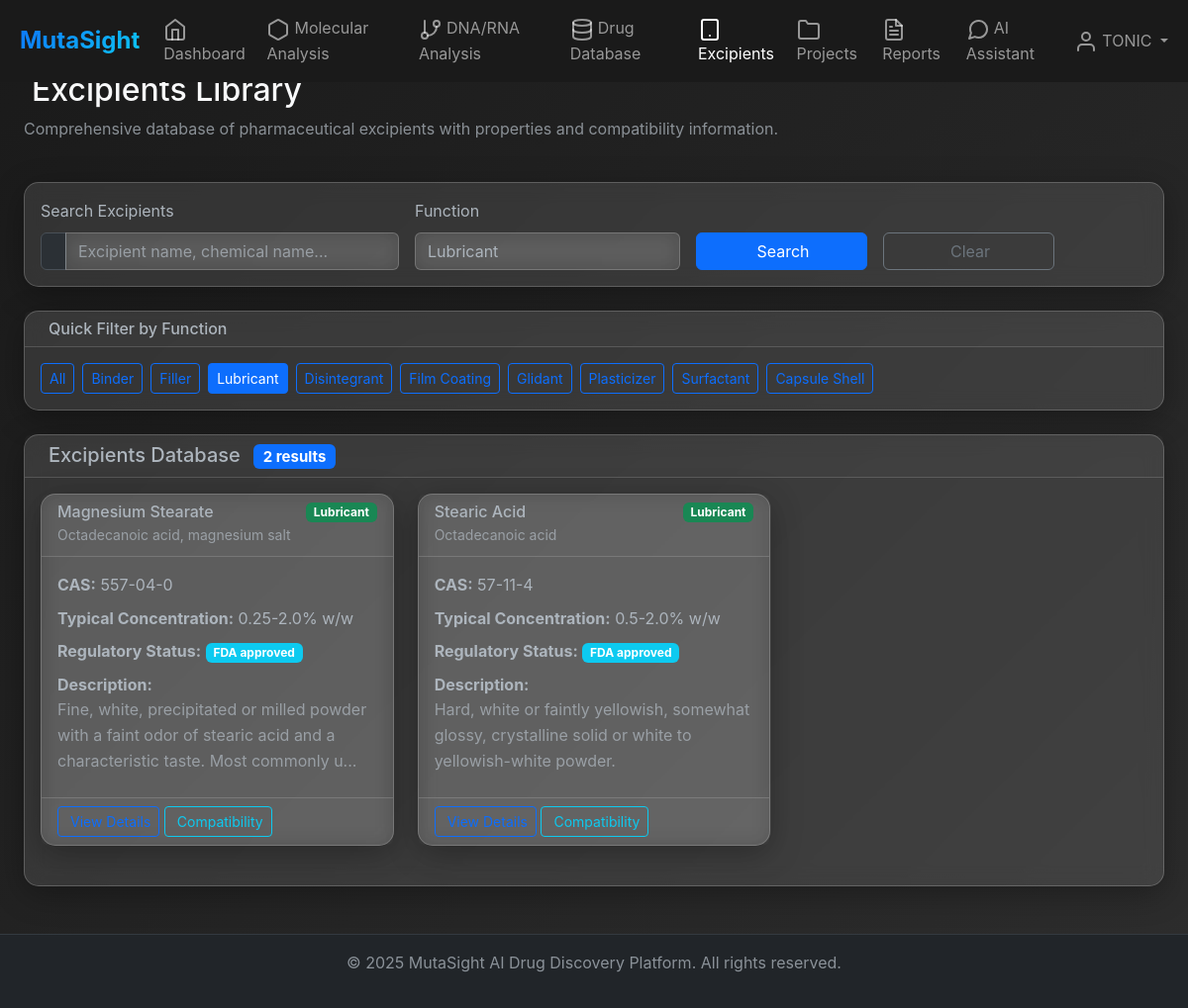
Page /excipients?function=lubricant (signed in) on the committed database.
### models.py (models this page shows)
class User(UserMixin, db.Model):
    id = db.Column(db.Integer, primary_key=True)
    username = db.Column(db.String(80), unique=True, nullable=False)
    email = db.Column(db.String(120), unique=True, nullable=False)
    password_hash = db.Column(db.String(256), nullable=False)
    first_name = db.Column(db.String(50), nullable=True)
    last_name = db.Column(db.String(50), nullable=True)
    role = db.Column(db.String(20), default='researcher')
    created_at = db.Column(db.DateTime, default=datetime.utcnow)
    is_active = db.Column(db.Boolean, default=True)
    projects = db.relationship('Project', backref='owner', lazy=True)
    chat_messages = db.relationship('ChatMessage', backref='author', lazy=True)
    project_memberships = db.relationship('ProjectMember', backref='user', lazy=True)

class Excipient(db.Model):
    id = db.Column(db.Integer, primary_key=True)
    name = db.Column(db.String(200), nullable=False)
    chemical_name = db.Column(db.String(300))
    cas_number = db.Column(db.String(20))
    function = db.Column(db.String(100))  # binder, disintegrant, etc.
    description = db.Column(db.Text)
    compatibility = db.Column(db.Text)  # JSON object
    toxicity_data = db.Column(db.Text)
    regulatory_status = db.Column(db.String(100))
    typical_concentration = db.Column(db.String(100))
    physical_properties = db.Column(db.Text)  # JSON object

### routes.py (the view)
@main_bp.route('/excipients')
@login_required
def excipients():
    search_query = request.args.get('search', '')
    function_filter = request.args.get('function', '')
    query = Excipient.query
    if search_query:
        query = query.filter(
            (Excipient.name.ilike(f'%{search_query}%')) |
            (Excipient.chemical_name.ilike(f'%{search_query}%'))
        )
    if function_filter:
        query = query.filter(Excipient.function.ilike(f'%{function_filter}%'))
    excipients = query.all()
    functions = db.session.query(Excipient.function.distinct()).all()
    excipient_functions = [f[0] for f in functions if f[0]]
    return render_template('excipients.html',
                         excipients=excipients,
                         excipient_functions=excipient_functions,
                         search_query=search_query,
                         selected_function=function_filter)

### app.py (called while the page is built)
@login_manager.user_loader
def load_user(user_id):
    from models import User
    return User.query.get(int(user_id))

### templates/excipients.html (shortened to what this page needs)
{% extends "base.html" %}
{% block content %}
<div class="container-fluid">
    <div class="row mb-4">
        <div class="col-12">
            <h2>Excipients Library</h2>
            <p class="text-muted">Comprehensive database of pharmaceutical excipients with properties and compatibility information.</p>
        </div>
    </div>
    <div class="row mb-4">
        <div class="col-12">
            <div class="card">
                <div class="card-body">
                    <form method="GET" action="{{ url_for('main.excipients') }}">
                        <div class="row g-3">
                            <div class="col-md-4">
                                <label for="search" class="form-label">Search Excipients</label>
                                <div class="input-group">
                                    <span class="input-group-text"></span>
                                    <input type="text" class="form-control" id="search" name="search"
                                           value="{{ search_query }}" placeholder="Excipient name, chemical name...">
                                </div>
                            </div>
                            <div class="col-md-3">
                                <label for="function" class="form-label">Function</label>
                                <select class="form-select" id="function" name="function">
                                    {% for func in excipient_functions %}
                                        <option value="{{ func }}" {% if func == selected_function %}selected{% endif %}>
                                            {{ func.replace('_', ' ').title() }}
                                        </option>
                                    {% endfor %}
                                </select>
                            </div>
                            <div class="col-md-2">
                                <label class="form-label">&nbsp;</label>
                                <div class="d-grid">
                                    <button type="submit" class="btn btn-primary">
                                        Search
                                    </button>
                                </div>
                            </div>
                            <div class="col-md-2">
                                <label class="form-label">&nbsp;</label>
                                <div class="d-grid">
                                    <a href="{{ url_for('main.excipients') }}" class="btn btn-outline-secondary">
                                        Clear
                                    </a>
                                </div>
                            </div>
                        </div>
                    </form>
                </div>
            </div>
        </div>
    </div>
    <div class="row mb-4">
        <div class="col-12">
            <div class="card">
                <div class="card-header">
                    <h6 class="mb-0">Quick Filter by Function</h6>
                </div>
                <div class="card-body">
                    <div class="d-flex flex-wrap gap-2">
                        <a href="{{ url_for('main.excipients') }}" class="btn btn-sm {% if not selected_function %}btn-primary{% else %}btn-outline-primary{% endif %}">
                            All
                        </a>
                        {% for func in excipient_functions %}
                            <a href="{{ url_for('main.excipients', function=func) }}"
                               class="btn btn-sm {% if func == selected_function %}btn-primary{% else %}btn-outline-primary{% endif %}">
                                {{ func.replace('_', ' ').title() }}
                            </a>
                        {% endfor %}
                    </div>
                </div>
            </div>
        </div>
    </div>
    <div class="row">
        <div class="col-12">
            <div class="card">
                <div class="card-header">
                    <h5 class="mb-0">
                        Excipients Database
                        <span class="badge bg-primary ms-2">{{ excipients|length }} results</span>
                    </h5>
                </div>
                <div class="card-body">
                    {% if excipients %}
                        <div class="row">
                            {% for excipient in excipients %}
                            <div class="col-lg-6 col-xl-4 mb-4">
                                <div class="card h-100 excipient-card">
                                    <div class="card-header">
                                        <div class="d-flex justify-content-between align-items-start">
                                            <h6 class="mb-0">{{ excipient.name }}</h6>
                                            {% if excipient.function %}
                                                <span class="badge bg-success">{{ excipient.function.replace('_', ' ').title() }}</span>
                                            {% endif %}
                                        </div>
                                        {% if excipient.chemical_name and excipient.chemical_name != excipient.name %}
                                            <small class="text-muted">{{ excipient.chemical_name }}</small>
                                        {% endif %}
                                    </div>
                                    <div class="card-body">
                                        <div class="text-sm">
                                            {% if excipient.cas_number %}
                                            <div class="mb-2">
                                                <strong>CAS:</strong> {{ excipient.cas_number }}
                                            </div>
                                            {% endif %}
                                            {% if excipient.typical_concentration %}
                                            <div class="mb-2">
                                                <strong>Typical Concentration:</strong> {{ excipient.typical_concentration }}
                                            </div>
                                            {% endif %}
                                            {% if excipient.regulatory_status %}
                                            <div class="mb-2">
                                                <strong>Regulatory Status:</strong>
                                                <span class="badge bg-info">{{ excipient.regulatory_status }}</span>
                                            </div>
                                            {% endif %}
                                            {% if excipient.description %}
                                            <div class="mb-2">
                                                <strong>Description:</strong>
                                                <p class="text-muted mb-0">{{ excipient.description[:120] }}{% if excipient.description|length > 120 %}...{% endif %}</p>
                                            </div>
                                            {% endif %}
                                        </div>
                                    </div>
                                    <div class="card-footer">
                                        <button class="btn btn-sm btn-outline-primary"
                                                onclick="showExcipientDetails({{ excipient.id }})">
                                        </button>
                                        <button class="btn btn-sm btn-outline-info"
                                                onclick="showCompatibility({{ excipient.id }})">
                                            Compatibility
                                        </button>
                                    </div>
                                </div>
                            </div>
                            {% endfor %}
                        </div>
                    {% else %}
                        <div class="text-center text-muted py-5">
                            <i class="fas fa-search fa-3x mb-3"></i>
                            <h5>No excipients found</h5>
                            <p>Try adjusting your search criteria or browse all excipients.</p>
                        </div>
                    {% endif %}
                </div>
            </div>
        </div>
    </div>
</div>
{% endblock %}

### templates/base.html (shortened to what this page needs)
<!DOCTYPE html>
<html lang="en" data-bs-theme="dark">
<head>
    <link href="https://cdn.jsdelivr.net/npm/bootstrap@5.3.0/dist/css/bootstrap.min.css" rel="stylesheet">
    <link rel="stylesheet" href="{{ url_for('static', filename='css/style.css') }}">
</head>
<body class="bg-dark text-light">
    {% if current_user.is_authenticated %}
    <nav class="navbar navbar-expand-lg navbar-dark fixed-top" style="background-color: #1a1a1a;">
        <div class="container-fluid">
            <a class="navbar-brand text-gradient fw-bold" href="{{ url_for('main.dashboard') }}">
                <span class="text-primary">Muta</span>Sight
            </a>
            <div class="collapse navbar-collapse" id="navbarNav">
                <ul class="navbar-nav me-auto">
                    <li class="nav-item">
                        <a class="nav-link" href="{{ url_for('main.dashboard') }}">
                            <i data-feather="home" class="me-1"></i>Dashboard
                        </a>
                    </li>
                    <li class="nav-item">
                        <a class="nav-link" href="{{ url_for('main.molecular_analysis') }}">
                            <i data-feather="hexagon" class="me-1"></i>Molecular Analysis
                        </a>
                    </li>
                    <li class="nav-item">
                        <a class="nav-link" href="{{ url_for('main.dna_rna_analysis') }}">
                            <i data-feather="git-branch" class="me-1"></i>DNA/RNA Analysis
                        </a>
                    </li>
                    <li class="nav-item">
                        <a class="nav-link" href="{{ url_for('main.drug_database') }}">
                            <i data-feather="database" class="me-1"></i>Drug Database
                        </a>
                    </li>
                    <li class="nav-item">
                        <a class="nav-link" href="{{ url_for('main.excipients') }}">
                            <i data-feather="tablet" class="me-1"></i>Excipients
                        </a>
                    </li>
                    <li class="nav-item">
                        <a class="nav-link" href="{{ url_for('main.projects') }}">
                            <i data-feather="folder" class="me-1"></i>Projects
                        </a>
                    </li>
                    <li class="nav-item">
                        <a class="nav-link" href="{{ url_for('main.reports') }}">
                            <i data-feather="file-text" class="me-1"></i>Reports
                        </a>
                    </li>
                    <li class="nav-item">
                        <a class="nav-link" href="{{ url_for('main.chat') }}">
                            <i data-feather="message-circle" class="me-1"></i>AI Assistant
                        </a>
                    </li>
                </ul>
                <ul class="navbar-nav">
                    <li class="nav-item dropdown">
                        <a class="nav-link dropdown-toggle" href="#" id="navbarDropdown" role="button" data-bs-toggle="dropdown">
                            <i data-feather="user" class="me-1"></i>{{ current_user.username }}
                        </a>
                    </li>
                </ul>
            </div>
        </div>
    </nav>
    {% endif %}
    <main class="{% if current_user.is_authenticated %}container-fluid mt-5 pt-4{% endif %}">
        {% block content %}{% endblock %}
    </main>
    {% if current_user.is_authenticated %}
    <footer class="bg-dark text-center text-muted py-3 mt-5" style="border-top: 1px solid #343a40;">
        <div class="container">
            <p>&copy; 2025 MutaSight AI Drug Discovery Platform. All rights reserved.</p>
        </div>
    </footer>
    {% endif %}
</body>
</html>

### static/css/style.css (style rules this page uses)
:root { --mutasight-primary: #0d6efd; --mutasight-secondary: #6c757d; --mutasight-success: #198754; --mutasight-info: #0dcaf0; --mutasight-warning: #ffc107; --mutasight-danger: #dc3545; --mutasight-light: #f8f9fa; --mutasight-dark: #212529; --glass-bg: rgba(255, 255, 255, 0.1); --glass-border: rgba(255, 255, 255, 0.2); }
body { font-family: -apple-system, BlinkMacSystemFont, 'Segoe UI', Roboto, sans-serif; line-height: 1.6; background: linear-gradient(135deg, #1a1a1a 0%, #2d2d2d 100%); min-height: 100vh; }
.text-gradient { background: linear-gradient(135deg, var(--mutasight-primary) 0%, var(--mutasight-info) 100%); -webkit-background-clip: text; -webkit-text-fill-color: transparent; background-clip: text; font-weight: 700; }
.navbar-brand { font-weight: 700; font-size: 1.5rem; }
.navbar-brand .text-primary { color: var(--mutasight-primary) !important; }
.card { background: var(--glass-bg); backdrop-filter: blur(10px); border: 1px solid var(--glass-border); border-radius: 15px; box-shadow: 0 8px 32px rgba(0, 0, 0, 0.3); transition: all 0.3s ease; }
.form-control, .form-select { background: var(--glass-bg); backdrop-filter: blur(10px); border: 1px solid var(--glass-border); color: var(--bs-body-color); transition: all 0.3s ease; }

### rows in the picture
User: username "TONIC"
Excipient: name "Magnesium Stearate", function.replace "Lubricant", chemical_name "Octadecanoic acid, magnesium salt", cas_number "557-04-0", typical_concentration "0.25-2.0% w/w", regulatory_status "FDA approved", description "Fine, white, precipitated or milled powder with a faint odor of stearic acid and a characteristic taste. Most commonly u"
Excipient: name "Stearic Acid", function.replace "Lubricant", chemical_name "Octadecanoic acid", cas_number "57-11-4", typical_concentration "0.5-2.0% w/w", regulatory_status "FDA approved", description "Hard, white or faintly yellowish, somewhat glossy, crystalline solid or white to yellowish-white powder."

### other values in the picture
{{ func.replace('_', ' ').title() }} "Binder" "Filler" "Lubricant" "Disintegrant" "Film Coating" "Glidant" "Plasticizer" "Surfactant" "Capsule Shell"
{{ excipients|length }} "2"
form field function "Lubricant"
